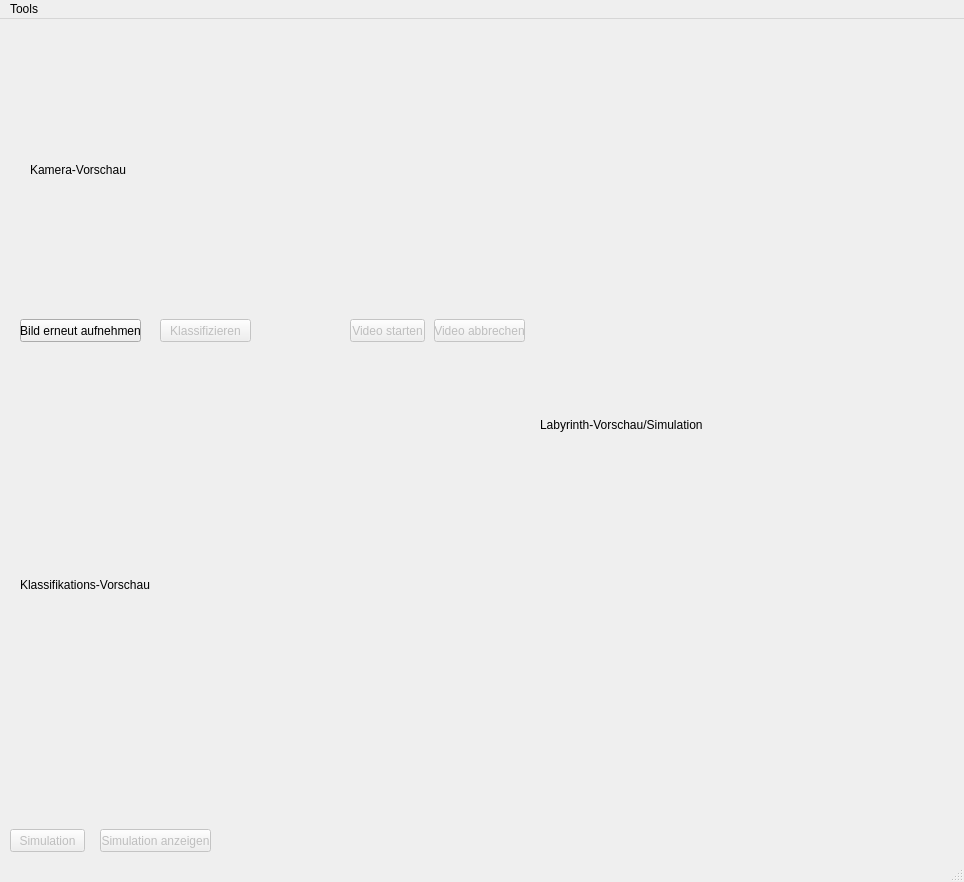
<?xml version="1.0" encoding="UTF-8"?>
<ui version="4.0">
 <class>WMainWindow</class>
 <widget class="QMainWindow" name="WMainWindow">
  <property name="geometry">
   <rect>
    <x>0</x>
    <y>0</y>
    <width>964</width>
    <height>882</height>
   </rect>
  </property>
  <property name="windowTitle">
   <string>BeLL-Projekt</string>
  </property>
  <widget class="QWidget" name="centralwidget">
   <widget class="QLabel" name="Lcamera_preview">
    <property name="geometry">
     <rect>
      <x>30</x>
      <y>20</y>
      <width>491</width>
      <height>261</height>
     </rect>
    </property>
    <property name="text">
     <string>Kamera-Vorschau</string>
    </property>
   </widget>
   <widget class="QPushButton" name="Bretakeimage">
    <property name="geometry">
     <rect>
      <x>20</x>
      <y>300</y>
      <width>121</width>
      <height>23</height>
     </rect>
    </property>
    <property name="text">
     <string>Bild erneut aufnehmen</string>
    </property>
   </widget>
   <widget class="QPushButton" name="Bclassify">
    <property name="enabled">
     <bool>false</bool>
    </property>
    <property name="geometry">
     <rect>
      <x>160</x>
      <y>300</y>
      <width>91</width>
      <height>23</height>
     </rect>
    </property>
    <property name="text">
     <string>Klassifizieren</string>
    </property>
   </widget>
   <widget class="QLabel" name="Lpreview_classification">
    <property name="geometry">
     <rect>
      <x>20</x>
      <y>330</y>
      <width>501</width>
      <height>471</height>
     </rect>
    </property>
    <property name="text">
     <string>Klassifikations-Vorschau</string>
    </property>
   </widget>
   <widget class="QPushButton" name="Bsimulate">
    <property name="enabled">
     <bool>false</bool>
    </property>
    <property name="geometry">
     <rect>
      <x>10</x>
      <y>810</y>
      <width>75</width>
      <height>23</height>
     </rect>
    </property>
    <property name="text">
     <string>Simulation</string>
    </property>
   </widget>
   <widget class="QLabel" name="Lsimulation">
    <property name="geometry">
     <rect>
      <x>540</x>
      <y>10</y>
      <width>421</width>
      <height>791</height>
     </rect>
    </property>
    <property name="text">
     <string>Labyrinth-Vorschau/Simulation</string>
    </property>
   </widget>
   <widget class="QPushButton" name="Bcancelvideo">
    <property name="enabled">
     <bool>false</bool>
    </property>
    <property name="geometry">
     <rect>
      <x>434</x>
      <y>300</y>
      <width>91</width>
      <height>23</height>
     </rect>
    </property>
    <property name="text">
     <string>Video abbrechen</string>
    </property>
   </widget>
   <widget class="QPushButton" name="BstartVideo">
    <property name="enabled">
     <bool>false</bool>
    </property>
    <property name="geometry">
     <rect>
      <x>350</x>
      <y>300</y>
      <width>75</width>
      <height>23</height>
     </rect>
    </property>
    <property name="text">
     <string>Video starten</string>
    </property>
   </widget>
   <widget class="QPushButton" name="BshowSimulation">
    <property name="enabled">
     <bool>false</bool>
    </property>
    <property name="geometry">
     <rect>
      <x>100</x>
      <y>810</y>
      <width>111</width>
      <height>23</height>
     </rect>
    </property>
    <property name="text">
     <string>Simulation anzeigen</string>
    </property>
   </widget>
  </widget>
  <widget class="QMenuBar" name="menubar">
   <property name="geometry">
    <rect>
     <x>0</x>
     <y>0</y>
     <width>964</width>
     <height>21</height>
    </rect>
   </property>
   <widget class="QMenu" name="menuTools">
    <property name="title">
     <string>Tools</string>
    </property>
    <addaction name="actionLabyrinth_Editor"/>
    <addaction name="actionSettings"/>
    <addaction name="separator"/>
   </widget>
   <addaction name="menuTools"/>
  </widget>
  <widget class="QStatusBar" name="statusbar"/>
  <action name="actionLabyrinth_Editor">
   <property name="text">
    <string>Labyrinth-Editor</string>
   </property>
  </action>
  <action name="actionEinstellungen">
   <property name="text">
    <string>Einstellungen</string>
   </property>
  </action>
  <action name="actionSettings">
   <property name="text">
    <string>Einstellungen (nicht implementiert)</string>
   </property>
  </action>
  <action name="actionEinstellungen_3">
   <property name="text">
    <string>Einstellungen</string>
   </property>
  </action>
  <action name="actionHilfe">
   <property name="text">
    <string>Hilfe</string>
   </property>
  </action>
 </widget>
 <resources/>
 <connections/>
</ui>
